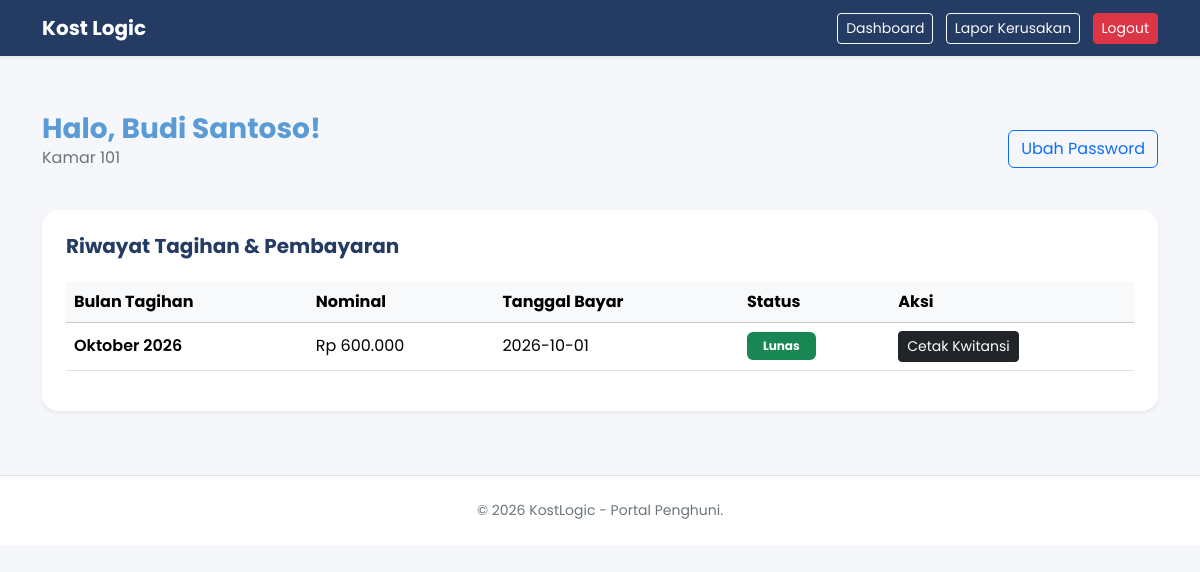
Page /user/dashboard.php (signed in) on the committed database.
### tables this page shows
CREATE TABLE penghuni (
    id_penghuni INT AUTO_INCREMENT PRIMARY KEY,
    nama_penghuni VARCHAR(100),
    no_hp VARCHAR(15),
    id_kamar INT,
    FOREIGN KEY (id_kamar) REFERENCES kamar(id_kamar)
);

CREATE TABLE pembayaran (
    id_pembayaran INT AUTO_INCREMENT PRIMARY KEY,
    id_penghuni INT,
    bulan_tagihan VARCHAR(20),
    nominal_tagihan DECIMAL(12,2),
    status_pembayaran ENUM('lunas', 'menunggu', 'belum lunas'),
    tanggal_bayar DATE,
    bukti_bayar VARCHAR(255) DEFAULT NULL,
    FOREIGN KEY (id_penghuni) REFERENCES penghuni(id_penghuni)
);

### user/dashboard.php (the view, shortened to what this page needs)
<?php
include '../koneksi.php';
$id_kamar = $_SESSION['user_kamar'];
$q_penghuni = mysqli_query($koneksi, "SELECT * FROM penghuni WHERE id_kamar='$id_kamar'");
$data_penghuni = mysqli_fetch_assoc($q_penghuni);
$id_penghuni = $data_penghuni['id_penghuni'] ?? 0;
include 'header.php';
?>
<div class="d-flex justify-content-between align-items-center mb-4 mt-3">
    <div>
        <h3 class="fw-bold text-utama mb-0" style="color: #5b9bd5;">Halo, <?= htmlspecialchars($data_penghuni['nama_penghuni'] ?? 'Penghuni') ?>!</h3>
        <p class="text-secondary">Kamar <?= htmlspecialchars($id_kamar) ?></p>
    </div>
    <a href="ganti_password.php" class="btn btn-outline-primary">Ubah Password</a>
</div>
<div class="card shadow-sm p-2">
    <div class="card-body">
        <h5 class="fw-bold text-utama mb-4">Riwayat Tagihan & Pembayaran</h5>
        <div class="table-responsive">
            <table class="table table-hover align-middle">
                <thead class="table-light">
                    <tr>
                        <th>Bulan Tagihan</th>
                        <th>Nominal</th>
                        <th>Tanggal Bayar</th>
                        <th>Status</th>
                        <th>Aksi</th>
                    </tr>
                </thead>
                <tbody>
                    <?php
                    $q_bayar = mysqli_query($koneksi, "SELECT * FROM pembayaran WHERE id_penghuni='$id_penghuni' ORDER BY id_pembayaran DESC");
                    if (mysqli_num_rows($q_bayar) > 0) {
                        while ($b = mysqli_fetch_assoc($q_bayar)) {
                    ?>
                        <tr>
                            <td class="fw-semibold"><?= htmlspecialchars($b['bulan_tagihan']) ?></td>
                            <td>Rp <?= number_format($b['nominal_tagihan'], 0, ',', '.') ?></td>
                            <td><?= ($b['tanggal_bayar'] ?? '-') ?></td>
                            <td>
                                <?php if ($b['status_pembayaran'] == 'lunas') { ?>
                                    <span class="badge bg-success px-3 py-2">Lunas</span>
                                <?php } elseif ($b['status_pembayaran'] == 'menunggu') { ?>
                                    <span class="badge bg-warning text-dark px-3 py-2">Menunggu Konfirmasi</span>
                                <?php } else { ?>
                                    <span class="badge bg-danger px-3 py-2">Belum Lunas</span>
                                <?php } ?>
                            </td>
                            <td>
                                <?php if ($b['status_pembayaran'] == 'belum lunas') { ?>
                                    <button type="button" class="btn btn-sm btn-primary" style="background-color: #5b9bd5; border:none;" data-bs-toggle="modal" data-bs-target="#modalBayar<?= $b['id_pembayaran'] ?>">
                                        Bayar & Upload
                                    </button>
                                    <div class="modal fade" id="modalBayar<?= $b['id_pembayaran'] ?>" tabindex="-1">
                                        <div class="modal-dialog">
                                            <div class="modal-content">
                                                <div class="modal-header text-white" style="background-color: #5b9bd5;">
                                                    <h5 class="modal-title">Pembayaran Tagihan <?= htmlspecialchars($b['bulan_tagihan']) ?></h5>
                                                    <button type="button" class="btn-close btn-close-white" data-bs-dismiss="modal"></button>
                                                </div>
                                                <form method="POST" enctype="multipart/form-data">
                                                    <div class="modal-body">
                                                        <div class="alert alert-info small">
                                                            <strong>Informasi Rekening Pembayaran:</strong><br>
                                                            Silakan transfer sebesar <b>Rp <?= number_format($b['nominal_tagihan'], 0, ',', '.') ?></b> ke:<br>
                                                            <b>BCA: 1234567890</b> a.n Pemilik Kost Logic
                                                        </div>
                                                        <input type="hidden" name="id_pembayaran" value="<?= $b['id_pembayaran'] ?>">
                                                        <div class="mb-3">
                                                            <label class="form-label fw-bold small">Upload Bukti Transfer (JPG/PNG)</label>
                                                            <input type="file" name="bukti" class="form-control" accept="image/*" required>
                                                        </div>
                                                    </div>
                                                    <div class="modal-footer">
                                                        <button type="button" class="btn btn-secondary" data-bs-dismiss="modal">Batal</button>
                                                        <button type="submit" name="upload_bukti" class="btn btn-primary" style="background-color: #5b9bd5; border:none;">Kirim Bukti</button>
                                                    </div>
                                                </form>
                                            </div>
                                        </div>
                                    </div>
                                <?php } elseif ($b['status_pembayaran'] == 'menunggu') { ?>
                                    <span class="text-secondary small fw-bold">Diproses Admin</span>
                                <?php } elseif ($b['status_pembayaran'] == 'lunas') { ?>
                                    <a href="../cetak_kwitansi.php?id=<?= $b['id_pembayaran'] ?>" target="_blank" class="btn btn-sm btn-dark">Cetak Kwitansi</a>
                                <?php } ?>
                            </td>
                        </tr>
                    <?php } } else { echo "<tr><td colspan='5' class='text-center py-4 text-secondary'>Belum ada riwayat tagihan.</td></tr>"; } ?>
                </tbody>
            </table>
        </div>
    </div>
</div>
<?php include 'footer.php'; ?>

### user/header.php (style rules this page uses)
body { font-family: 'Poppins', sans-serif; background-color: #f5f7fb; color: #243047; }
.text-utama { color: #243b64; }
.card { border: none; border-radius: 16px; }

### rows in the picture
penghuni: nama_penghuni "Budi Santoso"
pembayaran: bulan_tagihan "Oktober 2026", nominal_tagihan "600.000", tanggal_bayar "2026-10-01", status_pembayaran "Lunas"

### other values in the picture
$id_kamar "101"
